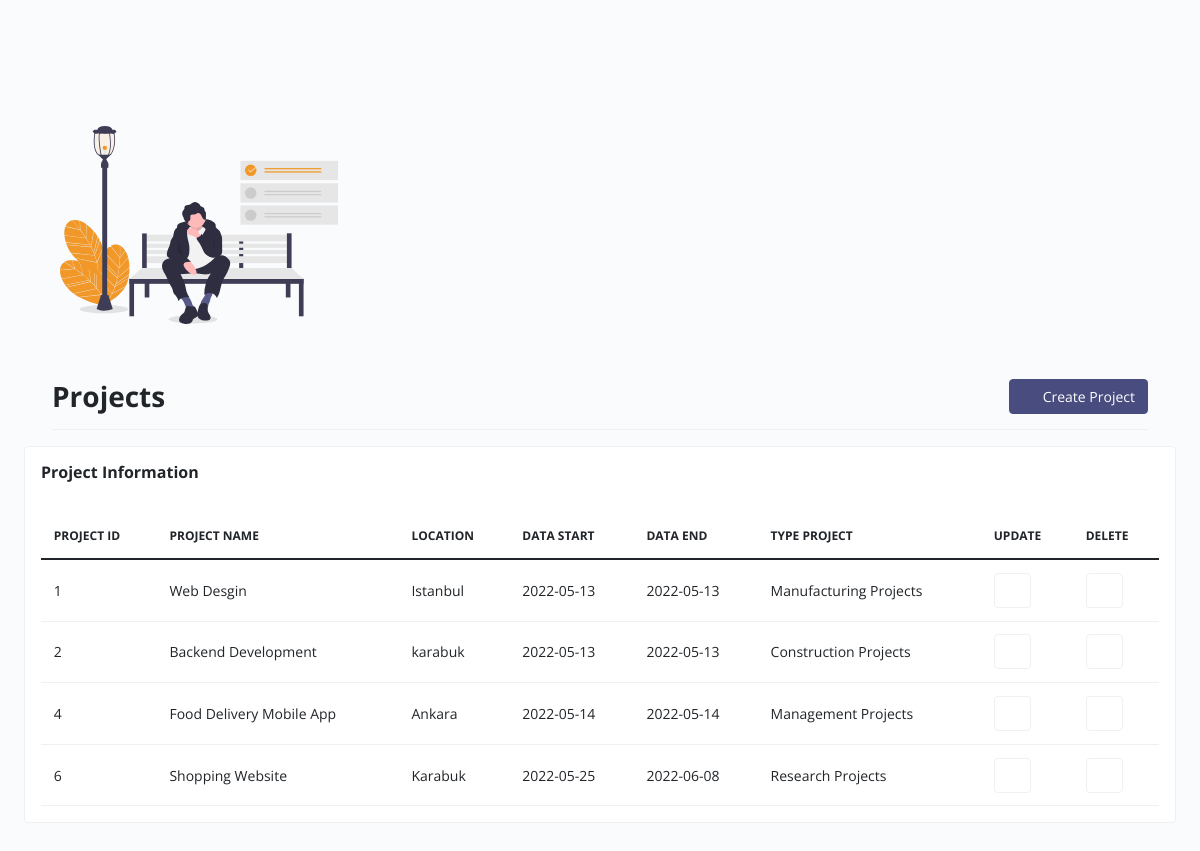
The page / on the database its author committed.
### ProjectMangement/models.py (models this page shows, shortened)
class Project(models.Model):
    name = models.CharField(max_length=50)
    location = models.CharField(max_length=50)
    dateStart = models.DateField()
    dateEnd = models.DateField()
    typeProject = models.ForeignKey(TypeProject,on_delete=models.CASCADE,null=True,default=1)

class TypeProject(models.Model):
    type = models.CharField(max_length=50)
    def __str__(self):
        return self.type

### ProjectMangement/views.py (the view)
# urls.py: path('',views.show_all_project,name="allProjects"),
def show_all_project(request):
    pro = Project.objects.all()
    TYPES = TypeProject.objects.all()
    return render(request,'ProjectMangement/listOfProjects.html',{'pro':pro,'TYPES':TYPES})

### Templates/ProjectMangement/listOfProjects.html (shortened to what this page needs)
{% load static %}
<!doctype html>
<html class="no-js" lang="en" dir="ltr">
<head>
    <link rel="stylesheet" href="{% static 'css/my-task.style.min.css' %}">
</head>
<body>
    <div id="mytask-layout" class="theme-indigo">
        <div class="main px-lg-4 px-md-4">
            <div class="header">
                <nav class="navbar py-4">
                    <div class="container-xxl">
                        <div class="h-right d-flex align-items-center mr-5 mr-lg-0 order-1">
                            <div class="d-flex">
                                <a class="nav-link text-primary collapsed" href="{% url 'aboutUS' %}" title="Get Help">
                                    <i class="icofont-info-square fs-5"></i>
                                </a>
                            </div>
                        </div>
                    </div>
                </nav>
            </div>
            <div class="body d-flex py-3">
                <div class="container-xxl">
                    <div class="row g-3 mb-3 row-deck">
                        <div class="col-md-12 col-lg-8 col-xl-7 col-xxl-7">
                                        <div class="col-12 col-md-5 col-lg-6 order-md-2 ">
                                            <div class="text-center p-4">
                                                <img src="{% static 'images/task-view.svg' %}" alt="..." class="img-fluid">
                                            </div>
                                        </div>
                        </div>
                        <div>
                            <div class="container-xxl">
                                        <div
                                            class="card-header p-0 no-bg bg-transparent d-flex align-items-center px-0 justify-content-between border-bottom flex-wrap">
                                            <h3 class="fw-bold py-3 mb-0">Projects</h3>
                                            <div class="d-flex py-2 project-tab flex-wrap w-sm-100">
                                                <button type="button" class="btn btn-dark w-sm-100"
                                                    data-bs-toggle="modal" data-bs-target="#createproject"><i
                                                        class="icofont-plus-circle me-2 fs-6"></i>Create
                                                    Project</button>
                                            </div>
                                        </div>
                            </div>
                        </div>
                    </div>
                </div>
                <div class="row g-3 mb-3 row-deck">
                    <div class="col-md-12">
                        <div class="card mb-3">
                            <div class="card-header py-3 d-flex justify-content-between align-items-center">
                                <div class="info-header">
                                    <h6 class="mb-0 fw-bold ">Project Information</h6>
                                </div>
                            </div>
                            <div class="card-body">
                                <table id="myProjectTable" class="table table-hover align-middle mb-0"
                                    style="width:100%">
                                    <thead>
                                        <tr>
                                            <th>Project id </th>
                                            <th>project name</th>
                                            <th>location</th>
                                            <th>data start</th>
                                            <th>data end</th>
                                            <th>Type Project</th>
                                            <th>Update </th>
                                            <th>Delete </th>
                                    </thead>
                                    <tbody >
                                        {% for project in pro %}
                                        <tr>
                                            <td>{{project.id}}</td> <td>{{project.name}}</td>
                                            <td>{{project.location}}</td>
                                            <td>{{project.dateStart|date:"Y-m-d"}}</td>
                                            <td>{{project.dateEnd|date:"Y-m-d"}}</td>
                                            <td>{{project.typeProject}}</td>
                                            <td><button type="button" class="btn btn-outline-secondary" onclick="editProject('{{project.id}}','{{project.name}}','{{project.location}}',`{{project.dateStart|date:'Y-m-d'}}`,`{{project.dateEnd|date:'Y-m-d'}}`,'{{project.typeProject}}',)" data-bs-toggle="modal" data-bs-target="#editproject"><i class="icofont-edit text-success"></i></button>
                                            </td>
                                            <td><button type="button" class="btn btn-outline-secondary" onclick="setActiveProject('{{project.id}}')" data-bs-toggle="modal" data-bs-target="#deleteproject"><i class="icofont-ui-delete text-danger"></i></button>
                                            </td></tr>
                                        {% endfor %}
                                    </tbody>
                                </table>
                            </div>
                        </div>
                    </div>
                </div>
            </div>
        </div>
    </div>
</body>
</html>

### rows shown on the page
Project: id "1", name "Web Desgin", location "Istanbul", dateStart "2022-05-13", dateEnd "2022-05-13", typeProject "Manufacturing Projects"
Project: id "2", name "Backend Development", location "karabuk", dateStart "2022-05-13", dateEnd "2022-05-13", typeProject "Construction Projects"
Project: id "4", name "Food Delivery Mobile App", location "Ankara", dateStart "2022-05-14", dateEnd "2022-05-14", typeProject "Management Projects"
Project: id "6", name "Shopping Website", location "Karabuk", dateStart "2022-05-25", dateEnd "2022-06-08", typeProject "Research Projects"
